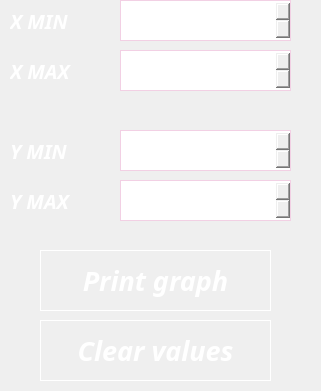
    <widget class="QFrame" name="frame_3">
     <property name="geometry">
      <rect>
       <x>670</x>
       <y>40</y>
       <width>321</width>
       <height>391</height>
      </rect>
     </property>
     <property name="frameShape">
      <enum>QFrame::NoFrame</enum>
     </property>
     <property name="frameShadow">
      <enum>QFrame::Raised</enum>
     </property>
     <widget class="QDoubleSpinBox" name="y_max">
      <property name="geometry">
       <rect>
        <x>120</x>
        <y>180</y>
        <width>171</width>
        <height>41</height>
       </rect>
      </property>
      <property name="font">
       <font>
        <family>Shree Devanagari 714</family>
        <pointsize>20</pointsize>
       </font>
      </property>
      <property name="layoutDirection">
       <enum>Qt::LeftToRight</enum>
      </property>
      <property name="styleSheet">
       <string notr="true">background-color: qlineargradient(x1: 0, y1: 0, x2: 0, y2: 1, 
													stop: 0 #f5b5da, stop: 1 #521839 );
color: white;
border: 1px solid #f2d0e4;</string>
      </property>
      <property name="alignment">
       <set>Qt::AlignRight|Qt::AlignTrailing|Qt::AlignVCenter</set>
      </property>
      <property name="buttonSymbols">
       <enum>QAbstractSpinBox::UpDownArrows</enum>
      </property>
      <property name="minimum">
       <double>-1000.000000000000000</double>
      </property>
      <property name="maximum">
       <double>1000.000000000000000</double>
      </property>
      <property name="value">
       <double>5.000000000000000</double>
      </property>
     </widget>
     <widget class="QDoubleSpinBox" name="x_max">
      <property name="geometry">
       <rect>
        <x>120</x>
        <y>50</y>
        <width>171</width>
        <height>41</height>
       </rect>
      </property>
      <property name="font">
       <font>
        <family>Shree Devanagari 714</family>
        <pointsize>20</pointsize>
       </font>
      </property>
      <property name="layoutDirection">
       <enum>Qt::LeftToRight</enum>
      </property>
      <property name="styleSheet">
       <string notr="true">background-color: qlineargradient(x1: 0, y1: 0, x2: 0, y2: 1, 
													stop: 0 #f5b5da, stop: 1 #521839 );
color: white;
border: 1px solid #f2d0e4;</string>
      </property>
      <property name="alignment">
       <set>Qt::AlignRight|Qt::AlignTrailing|Qt::AlignVCenter</set>
      </property>
      <property name="buttonSymbols">
       <enum>QAbstractSpinBox::UpDownArrows</enum>
      </property>
      <property name="minimum">
       <double>-1000.000000000000000</double>
      </property>
      <property name="maximum">
       <double>1000.000000000000000</double>
      </property>
      <property name="value">
       <double>5.000000000000000</double>
      </property>
     </widget>
     <widget class="QDoubleSpinBox" name="y_min">
      <property name="geometry">
       <rect>
        <x>120</x>
        <y>130</y>
        <width>171</width>
        <height>41</height>
       </rect>
      </property>
      <property name="font">
       <font>
        <family>Shree Devanagari 714</family>
        <pointsize>20</pointsize>
       </font>
      </property>
      <property name="layoutDirection">
       <enum>Qt::LeftToRight</enum>
      </property>
      <property name="styleSheet">
       <string notr="true">background-color: qlineargradient(x1: 0, y1: 0, x2: 0, y2: 1, 
													stop: 0 #f5b5da, stop: 1 #521839 );
color: white;
border: 1px solid #f2d0e4;</string>
      </property>
      <property name="alignment">
       <set>Qt::AlignRight|Qt::AlignTrailing|Qt::AlignVCenter</set>
      </property>
      <property name="buttonSymbols">
       <enum>QAbstractSpinBox::UpDownArrows</enum>
      </property>
      <property name="minimum">
       <double>-1000.000000000000000</double>
      </property>
      <property name="maximum">
       <double>1000.000000000000000</double>
      </property>
      <property name="value">
       <double>-5.000000000000000</double>
      </property>
     </widget>
     <widget class="QDoubleSpinBox" name="x_min">
      <property name="geometry">
       <rect>
        <x>120</x>
        <y>0</y>
        <width>171</width>
        <height>41</height>
       </rect>
      </property>
      <property name="font">
       <font>
        <family>Shree Devanagari 714</family>
        <pointsize>20</pointsize>
       </font>
      </property>
      <property name="layoutDirection">
       <enum>Qt::LeftToRight</enum>
      </property>
      <property name="styleSheet">
       <string notr="true">background-color: qlineargradient(x1: 0, y1: 0, x2: 0, y2: 1, 
													stop: 0 #f5b5da, stop: 1 #521839 );
color: white;
border: 1px solid #f2d0e4;</string>
      </property>
      <property name="alignment">
       <set>Qt::AlignRight|Qt::AlignTrailing|Qt::AlignVCenter</set>
      </property>
      <property name="buttonSymbols">
       <enum>QAbstractSpinBox::UpDownArrows</enum>
      </property>
      <property name="minimum">
       <double>-1000.000000000000000</double>
      </property>
      <property name="maximum">
       <double>1000.000000000000000</double>
      </property>
      <property name="value">
       <double>-5.000000000000000</double>
      </property>
     </widget>
     <widget class="QLabel" name="label_for_x_min">
      <property name="geometry">
       <rect>
        <x>10</x>
        <y>0</y>
        <width>91</width>
        <height>41</height>
       </rect>
      </property>
      <property name="font">
       <font>
        <family>Shree Devanagari 714</family>
        <pointsize>15</pointsize>
        <italic>true</italic>
        <bold>true</bold>
       </font>
      </property>
      <property name="styleSheet">
       <string notr="true">color: white;</string>
      </property>
      <property name="text">
       <string>X MIN</string>
      </property>
     </widget>
     <widget class="QLabel" name="label_for_x_max">
      <property name="geometry">
       <rect>
        <x>10</x>
        <y>50</y>
        <width>91</width>
        <height>41</height>
       </rect>
      </property>
      <property name="font">
       <font>
        <family>Shree Devanagari 714</family>
        <pointsize>15</pointsize>
        <italic>true</italic>
        <bold>true</bold>
       </font>
      </property>
      <property name="styleSheet">
       <string notr="true">color: white;</string>
      </property>
      <property name="text">
       <string>X MAX</string>
      </property>
     </widget>
     <widget class="QLabel" name="label_for_y_max">
      <property name="geometry">
       <rect>
        <x>10</x>
        <y>180</y>
        <width>91</width>
        <height>41</height>
       </rect>
      </property>
      <property name="font">
       <font>
        <family>Shree Devanagari 714</family>
        <pointsize>15</pointsize>
        <italic>true</italic>
        <bold>true</bold>
       </font>
      </property>
      <property name="styleSheet">
       <string notr="true">color: white;</string>
      </property>
      <property name="text">
       <string>Y MAX</string>
      </property>
     </widget>
     <widget class="QLabel" name="label_for_y_min">
      <property name="geometry">
       <rect>
        <x>10</x>
        <y>130</y>
        <width>101</width>
        <height>41</height>
       </rect>
      </property>
      <property name="font">
       <font>
        <family>Shree Devanagari 714</family>
        <pointsize>15</pointsize>
        <italic>true</italic>
        <bold>true</bold>
       </font>
      </property>
      <property name="styleSheet">
       <string notr="true">color: white;</string>
      </property>
      <property name="text">
       <string>Y MIN</string>
      </property>
     </widget>
     <widget class="QPushButton" name="clear_values">
      <property name="geometry">
       <rect>
        <x>40</x>
        <y>320</y>
        <width>231</width>
        <height>61</height>
       </rect>
      </property>
      <property name="font">
       <font>
        <family>Shree Devanagari 714</family>
        <pointsize>20</pointsize>
        <italic>true</italic>
        <bold>true</bold>
       </font>
      </property>
      <property name="styleSheet">
       <string notr="true">QPushButton {
background-color: qlineargradient(x1: 0, y1: 0, x2: 0, y2: 1,
                                      stop: 0 #f5b5da, stop: 1 #521839 );
color: white;
border: 1px solid white;
}

QPushButton:pressed {
    background-color: qlineargradient(x1: 0, y1: 0, x2: 0, y2: 1,
                                      stop: 0 #521839, stop: 1 #f5b5da);
}</string>
      </property>
      <property name="text">
       <string>Clear values</string>
      </property>
     </widget>
     <widget class="QPushButton" name="print_graph">
      <property name="geometry">
       <rect>
        <x>40</x>
        <y>250</y>
        <width>231</width>
        <height>61</height>
       </rect>
      </property>
      <property name="font">
       <font>
        <family>Shree Devanagari 714</family>
        <pointsize>20</pointsize>
        <italic>true</italic>
        <bold>true</bold>
       </font>
      </property>
      <property name="styleSheet">
       <string notr="true">QPushButton {
background-color: qlineargradient(x1: 0, y1: 0, x2: 0, y2: 1,
                                      stop: 0 #f5b5da, stop: 1 #521839 );
color: white;
border: 1px solid white;
}

QPushButton:pressed {
    background-color: qlineargradient(x1: 0, y1: 0, x2: 0, y2: 1,
                                      stop: 0 #521839, stop: 1 #f5b5da);
}</string>
      </property>
      <property name="text">
       <string>Print graph</string>
      </property>
     </widget>
    </widget>
